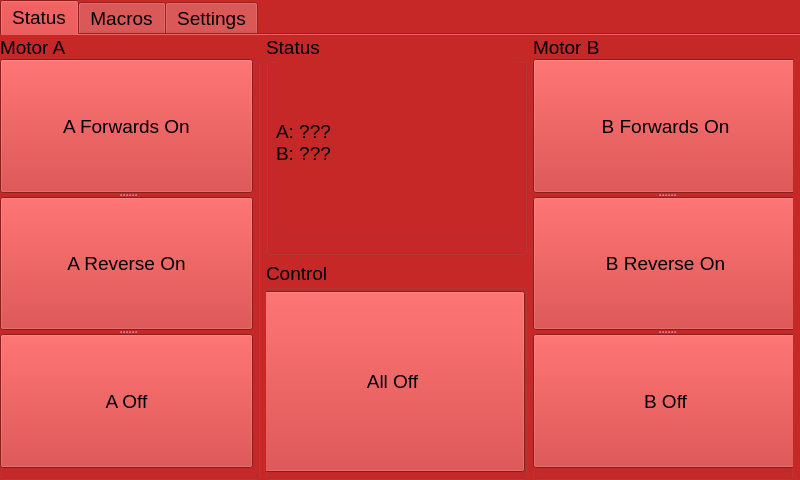
<?xml version="1.0" encoding="UTF-8"?>
<ui version="4.0">
 <author>Nick Meyer</author>
 <class>tabBar</class>
 <widget class="QTabWidget" name="tabBar">
  <property name="geometry">
   <rect>
    <x>0</x>
    <y>0</y>
    <width>800</width>
    <height>480</height>
   </rect>
  </property>
  <property name="maximumSize">
   <size>
    <width>800</width>
    <height>480</height>
   </size>
  </property>
  <property name="palette">
   <palette>
    <active>
     <colorrole role="WindowText">
      <brush brushstyle="SolidPattern">
       <color alpha="255">
        <red>0</red>
        <green>0</green>
        <blue>0</blue>
       </color>
      </brush>
     </colorrole>
     <colorrole role="Button">
      <brush brushstyle="SolidPattern">
       <color alpha="255">
        <red>198</red>
        <green>40</green>
        <blue>40</blue>
       </color>
      </brush>
     </colorrole>
     <colorrole role="Light">
      <brush brushstyle="SolidPattern">
       <color alpha="255">
        <red>255</red>
        <green>93</green>
        <blue>93</blue>
       </color>
      </brush>
     </colorrole>
     <colorrole role="Midlight">
      <brush brushstyle="SolidPattern">
       <color alpha="255">
        <red>226</red>
        <green>66</green>
        <blue>66</blue>
       </color>
      </brush>
     </colorrole>
     <colorrole role="Dark">
      <brush brushstyle="SolidPattern">
       <color alpha="255">
        <red>99</red>
        <green>20</green>
        <blue>20</blue>
       </color>
      </brush>
     </colorrole>
     <colorrole role="Mid">
      <brush brushstyle="SolidPattern">
       <color alpha="255">
        <red>132</red>
        <green>26</green>
        <blue>26</blue>
       </color>
      </brush>
     </colorrole>
     <colorrole role="Text">
      <brush brushstyle="SolidPattern">
       <color alpha="255">
        <red>0</red>
        <green>0</green>
        <blue>0</blue>
       </color>
      </brush>
     </colorrole>
     <colorrole role="BrightText">
      <brush brushstyle="SolidPattern">
       <color alpha="255">
        <red>255</red>
        <green>255</green>
        <blue>255</blue>
       </color>
      </brush>
     </colorrole>
     <colorrole role="ButtonText">
      <brush brushstyle="SolidPattern">
       <color alpha="255">
        <red>0</red>
        <green>0</green>
        <blue>0</blue>
       </color>
      </brush>
     </colorrole>
     <colorrole role="Base">
      <brush brushstyle="SolidPattern">
       <color alpha="255">
        <red>255</red>
        <green>255</green>
        <blue>255</blue>
       </color>
      </brush>
     </colorrole>
     <colorrole role="Window">
      <brush brushstyle="SolidPattern">
       <color alpha="255">
        <red>198</red>
        <green>40</green>
        <blue>40</blue>
       </color>
      </brush>
     </colorrole>
     <colorrole role="Shadow">
      <brush brushstyle="SolidPattern">
       <color alpha="255">
        <red>0</red>
        <green>0</green>
        <blue>0</blue>
       </color>
      </brush>
     </colorrole>
     <colorrole role="AlternateBase">
      <brush brushstyle="SolidPattern">
       <color alpha="255">
        <red>226</red>
        <green>147</green>
        <blue>147</blue>
       </color>
      </brush>
     </colorrole>
     <colorrole role="ToolTipBase">
      <brush brushstyle="SolidPattern">
       <color alpha="255">
        <red>255</red>
        <green>255</green>
        <blue>220</blue>
       </color>
      </brush>
     </colorrole>
     <colorrole role="ToolTipText">
      <brush brushstyle="SolidPattern">
       <color alpha="255">
        <red>0</red>
        <green>0</green>
        <blue>0</blue>
       </color>
      </brush>
     </colorrole>
    </active>
    <inactive>
     <colorrole role="WindowText">
      <brush brushstyle="SolidPattern">
       <color alpha="255">
        <red>0</red>
        <green>0</green>
        <blue>0</blue>
       </color>
      </brush>
     </colorrole>
     <colorrole role="Button">
      <brush brushstyle="SolidPattern">
       <color alpha="255">
        <red>198</red>
        <green>40</green>
        <blue>40</blue>
       </color>
      </brush>
     </colorrole>
     <colorrole role="Light">
      <brush brushstyle="SolidPattern">
       <color alpha="255">
        <red>255</red>
        <green>93</green>
        <blue>93</blue>
       </color>
      </brush>
     </colorrole>
     <colorrole role="Midlight">
      <brush brushstyle="SolidPattern">
       <color alpha="255">
        <red>226</red>
        <green>66</green>
        <blue>66</blue>
       </color>
      </brush>
     </colorrole>
     <colorrole role="Dark">
      <brush brushstyle="SolidPattern">
       <color alpha="255">
        <red>99</red>
        <green>20</green>
        <blue>20</blue>
       </color>
      </brush>
     </colorrole>
     <colorrole role="Mid">
      <brush brushstyle="SolidPattern">
       <color alpha="255">
        <red>132</red>
        <green>26</green>
        <blue>26</blue>
       </color>
      </brush>
     </colorrole>
     <colorrole role="Text">
      <brush brushstyle="SolidPattern">
       <color alpha="255">
        <red>0</red>
        <green>0</green>
        <blue>0</blue>
       </color>
      </brush>
     </colorrole>
     <colorrole role="BrightText">
      <brush brushstyle="SolidPattern">
       <color alpha="255">
        <red>255</red>
        <green>255</green>
        <blue>255</blue>
       </color>
      </brush>
     </colorrole>
     <colorrole role="ButtonText">
      <brush brushstyle="SolidPattern">
       <color alpha="255">
        <red>0</red>
        <green>0</green>
        <blue>0</blue>
       </color>
      </brush>
     </colorrole>
     <colorrole role="Base">
      <brush brushstyle="SolidPattern">
       <color alpha="255">
        <red>255</red>
        <green>255</green>
        <blue>255</blue>
       </color>
      </brush>
     </colorrole>
     <colorrole role="Window">
      <brush brushstyle="SolidPattern">
       <color alpha="255">
        <red>198</red>
        <green>40</green>
        <blue>40</blue>
       </color>
      </brush>
     </colorrole>
     <colorrole role="Shadow">
      <brush brushstyle="SolidPattern">
       <color alpha="255">
        <red>0</red>
        <green>0</green>
        <blue>0</blue>
       </color>
      </brush>
     </colorrole>
     <colorrole role="AlternateBase">
      <brush brushstyle="SolidPattern">
       <color alpha="255">
        <red>226</red>
        <green>147</green>
        <blue>147</blue>
       </color>
      </brush>
     </colorrole>
     <colorrole role="ToolTipBase">
      <brush brushstyle="SolidPattern">
       <color alpha="255">
        <red>255</red>
        <green>255</green>
        <blue>220</blue>
       </color>
      </brush>
     </colorrole>
     <colorrole role="ToolTipText">
      <brush brushstyle="SolidPattern">
       <color alpha="255">
        <red>0</red>
        <green>0</green>
        <blue>0</blue>
       </color>
      </brush>
     </colorrole>
    </inactive>
    <disabled>
     <colorrole role="WindowText">
      <brush brushstyle="SolidPattern">
       <color alpha="255">
        <red>99</red>
        <green>20</green>
        <blue>20</blue>
       </color>
      </brush>
     </colorrole>
     <colorrole role="Button">
      <brush brushstyle="SolidPattern">
       <color alpha="255">
        <red>198</red>
        <green>40</green>
        <blue>40</blue>
       </color>
      </brush>
     </colorrole>
     <colorrole role="Light">
      <brush brushstyle="SolidPattern">
       <color alpha="255">
        <red>255</red>
        <green>93</green>
        <blue>93</blue>
       </color>
      </brush>
     </colorrole>
     <colorrole role="Midlight">
      <brush brushstyle="SolidPattern">
       <color alpha="255">
        <red>226</red>
        <green>66</green>
        <blue>66</blue>
       </color>
      </brush>
     </colorrole>
     <colorrole role="Dark">
      <brush brushstyle="SolidPattern">
       <color alpha="255">
        <red>99</red>
        <green>20</green>
        <blue>20</blue>
       </color>
      </brush>
     </colorrole>
     <colorrole role="Mid">
      <brush brushstyle="SolidPattern">
       <color alpha="255">
        <red>132</red>
        <green>26</green>
        <blue>26</blue>
       </color>
      </brush>
     </colorrole>
     <colorrole role="Text">
      <brush brushstyle="SolidPattern">
       <color alpha="255">
        <red>99</red>
        <green>20</green>
        <blue>20</blue>
       </color>
      </brush>
     </colorrole>
     <colorrole role="BrightText">
      <brush brushstyle="SolidPattern">
       <color alpha="255">
        <red>255</red>
        <green>255</green>
        <blue>255</blue>
       </color>
      </brush>
     </colorrole>
     <colorrole role="ButtonText">
      <brush brushstyle="SolidPattern">
       <color alpha="255">
        <red>99</red>
        <green>20</green>
        <blue>20</blue>
       </color>
      </brush>
     </colorrole>
     <colorrole role="Base">
      <brush brushstyle="SolidPattern">
       <color alpha="255">
        <red>198</red>
        <green>40</green>
        <blue>40</blue>
       </color>
      </brush>
     </colorrole>
     <colorrole role="Window">
      <brush brushstyle="SolidPattern">
       <color alpha="255">
        <red>198</red>
        <green>40</green>
        <blue>40</blue>
       </color>
      </brush>
     </colorrole>
     <colorrole role="Shadow">
      <brush brushstyle="SolidPattern">
       <color alpha="255">
        <red>0</red>
        <green>0</green>
        <blue>0</blue>
       </color>
      </brush>
     </colorrole>
     <colorrole role="AlternateBase">
      <brush brushstyle="SolidPattern">
       <color alpha="255">
        <red>198</red>
        <green>40</green>
        <blue>40</blue>
       </color>
      </brush>
     </colorrole>
     <colorrole role="ToolTipBase">
      <brush brushstyle="SolidPattern">
       <color alpha="255">
        <red>255</red>
        <green>255</green>
        <blue>220</blue>
       </color>
      </brush>
     </colorrole>
     <colorrole role="ToolTipText">
      <brush brushstyle="SolidPattern">
       <color alpha="255">
        <red>0</red>
        <green>0</green>
        <blue>0</blue>
       </color>
      </brush>
     </colorrole>
    </disabled>
   </palette>
  </property>
  <property name="font">
   <font>
    <pointsize>14</pointsize>
   </font>
  </property>
  <property name="mouseTracking">
   <bool>true</bool>
  </property>
  <property name="windowTitle">
   <string>ROBh.aT Network: Dome Controller</string>
  </property>
  <property name="autoFillBackground">
   <bool>true</bool>
  </property>
  <property name="currentIndex">
   <number>0</number>
  </property>
  <property name="elideMode">
   <enum>Qt::ElideMiddle</enum>
  </property>
  <property name="documentMode">
   <bool>true</bool>
  </property>
  <property name="tabsClosable">
   <bool>false</bool>
  </property>
  <property name="tabBarAutoHide">
   <bool>false</bool>
  </property>
  <widget class="QWidget" name="statusTab">
   <property name="autoFillBackground">
    <bool>true</bool>
   </property>
   <attribute name="title">
    <string>Status</string>
   </attribute>
   <widget class="QWidget" name="">
    <property name="geometry">
     <rect>
      <x>0</x>
      <y>0</y>
      <width>793</width>
      <height>445</height>
     </rect>
    </property>
    <property name="autoFillBackground">
     <bool>true</bool>
    </property>
    <layout class="QVBoxLayout" name="verticalLayout_4">
     <item>
      <layout class="QHBoxLayout" name="horizontalLayout_2">
       <item>
        <widget class="QGroupBox" name="groupBox_7">
         <property name="autoFillBackground">
          <bool>true</bool>
         </property>
         <property name="title">
          <string>Motor A</string>
         </property>
         <widget class="QSplitter" name="splitter_3">
          <property name="geometry">
           <rect>
            <x>0</x>
            <y>24</y>
            <width>253</width>
            <height>409</height>
           </rect>
          </property>
          <property name="autoFillBackground">
           <bool>true</bool>
          </property>
          <property name="orientation">
           <enum>Qt::Vertical</enum>
          </property>
          <widget class="QPushButton" name="pushButton_3">
           <property name="autoFillBackground">
            <bool>true</bool>
           </property>
           <property name="text">
            <string>A Forwards On</string>
           </property>
          </widget>
          <widget class="QPushButton" name="pushButton_4">
           <property name="autoFillBackground">
            <bool>true</bool>
           </property>
           <property name="text">
            <string>A Reverse On</string>
           </property>
          </widget>
          <widget class="QPushButton" name="pushButton_5">
           <property name="autoFillBackground">
            <bool>true</bool>
           </property>
           <property name="text">
            <string>A Off</string>
           </property>
          </widget>
         </widget>
         <zorder>groupBox_5</zorder>
         <zorder>pushButton_3</zorder>
         <zorder>pushButton_4</zorder>
         <zorder>pushButton_5</zorder>
        </widget>
       </item>
       <item>
        <layout class="QVBoxLayout" name="verticalLayout_3">
         <item>
          <widget class="QGroupBox" name="groupBox_6">
           <property name="autoFillBackground">
            <bool>true</bool>
           </property>
           <property name="title">
            <string>Status</string>
           </property>
           <widget class="QLabel" name="label">
            <property name="geometry">
             <rect>
              <x>10</x>
              <y>23</y>
              <width>241</width>
              <height>169</height>
             </rect>
            </property>
            <property name="autoFillBackground">
             <bool>true</bool>
            </property>
            <property name="text">
             <string>A: ???
B: ???</string>
            </property>
            <property name="scaledContents">
             <bool>true</bool>
            </property>
           </widget>
           <zorder>groupBox_5</zorder>
           <zorder>groupBox_9</zorder>
           <zorder>label</zorder>
          </widget>
         </item>
         <item>
          <widget class="QGroupBox" name="groupBox_5">
           <property name="autoFillBackground">
            <bool>true</bool>
           </property>
           <property name="title">
            <string>Control</string>
           </property>
           <widget class="QPushButton" name="pushButton_6">
            <property name="geometry">
             <rect>
              <x>-6</x>
              <y>30</y>
              <width>265</width>
              <height>181</height>
             </rect>
            </property>
            <property name="autoFillBackground">
             <bool>true</bool>
            </property>
            <property name="text">
             <string>All Off</string>
            </property>
           </widget>
           <zorder>groupBox_6</zorder>
           <zorder>pushButton_6</zorder>
          </widget>
         </item>
        </layout>
       </item>
       <item>
        <widget class="QGroupBox" name="groupBox_8">
         <property name="autoFillBackground">
          <bool>true</bool>
         </property>
         <property name="title">
          <string>Motor B</string>
         </property>
         <widget class="QSplitter" name="splitter_2">
          <property name="geometry">
           <rect>
            <x>0</x>
            <y>24</y>
            <width>265</width>
            <height>409</height>
           </rect>
          </property>
          <property name="autoFillBackground">
           <bool>true</bool>
          </property>
          <property name="orientation">
           <enum>Qt::Vertical</enum>
          </property>
          <widget class="QPushButton" name="pushButton_7">
           <property name="autoFillBackground">
            <bool>true</bool>
           </property>
           <property name="text">
            <string>B Forwards On</string>
           </property>
          </widget>
          <widget class="QPushButton" name="pushButton_9">
           <property name="autoFillBackground">
            <bool>true</bool>
           </property>
           <property name="text">
            <string>B Reverse On</string>
           </property>
          </widget>
          <widget class="QPushButton" name="pushButton_8">
           <property name="autoFillBackground">
            <bool>true</bool>
           </property>
           <property name="text">
            <string>B Off</string>
           </property>
          </widget>
         </widget>
        </widget>
       </item>
      </layout>
     </item>
    </layout>
   </widget>
   <zorder>groupBox_5</zorder>
   <zorder>groupBox_6</zorder>
   <zorder>groupBox_7</zorder>
   <zorder>groupBox_8</zorder>
   <zorder>groupBox_5</zorder>
   <zorder>groupBox_6</zorder>
   <zorder>groupBox_7</zorder>
   <zorder>groupBox_8</zorder>
   <zorder></zorder>
   <zorder>splitter_2</zorder>
   <zorder>groupBox_8</zorder>
  </widget>
  <widget class="QWidget" name="macrosTab">
   <property name="autoFillBackground">
    <bool>true</bool>
   </property>
   <attribute name="title">
    <string>Macros</string>
   </attribute>
   <layout class="QVBoxLayout" name="verticalLayout">
    <item>
     <widget class="QGroupBox" name="groupBox_4">
      <property name="autoFillBackground">
       <bool>true</bool>
      </property>
      <property name="title">
       <string>Pre-Defined</string>
      </property>
      <property name="flat">
       <bool>false</bool>
      </property>
      <widget class="QSplitter" name="splitter_4">
       <property name="geometry">
        <rect>
         <x>24</x>
         <y>24</y>
         <width>745</width>
         <height>397</height>
        </rect>
       </property>
       <property name="autoFillBackground">
        <bool>true</bool>
       </property>
       <property name="orientation">
        <enum>Qt::Vertical</enum>
       </property>
       <widget class="QPushButton" name="pushButton_2">
        <property name="autoFillBackground">
         <bool>true</bool>
        </property>
        <property name="text">
         <string>Stow</string>
        </property>
        <property name="checkable">
         <bool>false</bool>
        </property>
       </widget>
       <widget class="QPushButton" name="pushButton">
        <property name="autoFillBackground">
         <bool>true</bool>
        </property>
        <property name="text">
         <string>Home</string>
        </property>
        <property name="checkable">
         <bool>false</bool>
        </property>
       </widget>
      </widget>
     </widget>
    </item>
   </layout>
  </widget>
  <widget class="QWidget" name="settingsTab">
   <property name="autoFillBackground">
    <bool>true</bool>
   </property>
   <attribute name="title">
    <string>Settings</string>
   </attribute>
   <widget class="QWidget" name="">
    <property name="geometry">
     <rect>
      <x>1</x>
      <y>0</y>
      <width>793</width>
      <height>445</height>
     </rect>
    </property>
    <property name="autoFillBackground">
     <bool>true</bool>
    </property>
    <layout class="QHBoxLayout" name="horizontalLayout">
     <item>
      <widget class="QGroupBox" name="groupBox">
       <property name="autoFillBackground">
        <bool>true</bool>
       </property>
       <property name="title">
        <string>Color Mode</string>
       </property>
       <widget class="QSplitter" name="splitter">
        <property name="geometry">
         <rect>
          <x>12</x>
          <y>60</y>
          <width>125</width>
          <height>54</height>
         </rect>
        </property>
        <property name="autoFillBackground">
         <bool>true</bool>
        </property>
        <property name="orientation">
         <enum>Qt::Vertical</enum>
        </property>
        <property name="childrenCollapsible">
         <bool>true</bool>
        </property>
        <widget class="QRadioButton" name="radioButton">
         <property name="autoFillBackground">
          <bool>true</bool>
         </property>
         <property name="text">
          <string>Normal</string>
         </property>
         <property name="checked">
          <bool>true</bool>
         </property>
        </widget>
        <widget class="QRadioButton" name="radioButton_2">
         <property name="autoFillBackground">
          <bool>true</bool>
         </property>
         <property name="text">
          <string>Night</string>
         </property>
        </widget>
       </widget>
      </widget>
     </item>
     <item>
      <widget class="QGroupBox" name="groupBox_2">
       <property name="autoFillBackground">
        <bool>true</bool>
       </property>
       <property name="title">
        <string>GroupBox</string>
       </property>
       <zorder>groupBox</zorder>
      </widget>
     </item>
     <item>
      <widget class="QGroupBox" name="groupBox_3">
       <property name="autoFillBackground">
        <bool>true</bool>
       </property>
       <property name="title">
        <string>GroupBox</string>
       </property>
      </widget>
     </item>
    </layout>
   </widget>
  </widget>
 </widget>
 <resources/>
 <connections/>
 <designerdata>
  <property name="gridDeltaX">
   <number>12</number>
  </property>
  <property name="gridDeltaY">
   <number>12</number>
  </property>
  <property name="gridSnapX">
   <bool>true</bool>
  </property>
  <property name="gridSnapY">
   <bool>true</bool>
  </property>
  <property name="gridVisible">
   <bool>true</bool>
  </property>
 </designerdata>
</ui>
